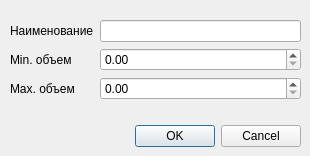
<?xml version="1.0" encoding="UTF-8"?>
<ui version="4.0">
 <class>AddGroupDialog</class>
 <widget class="QDialog" name="AddGroupDialog">
  <property name="geometry">
   <rect>
    <x>0</x>
    <y>0</y>
    <width>310</width>
    <height>156</height>
   </rect>
  </property>
  <property name="windowTitle">
   <string>Добавлние ассорт.группы</string>
  </property>
  <property name="modal">
   <bool>true</bool>
  </property>
  <widget class="QDialogButtonBox" name="addGroupOK">
   <property name="geometry">
    <rect>
     <x>40</x>
     <y>120</y>
     <width>261</width>
     <height>32</height>
    </rect>
   </property>
   <property name="orientation">
    <enum>Qt::Horizontal</enum>
   </property>
   <property name="standardButtons">
    <set>QDialogButtonBox::Cancel|QDialogButtonBox::Ok</set>
   </property>
  </widget>
  <widget class="QWidget" name="formLayoutWidget">
   <property name="geometry">
    <rect>
     <x>10</x>
     <y>20</y>
     <width>291</width>
     <height>91</height>
    </rect>
   </property>
   <layout class="QFormLayout" name="formLayout">
    <item row="0" column="0">
     <widget class="QLabel" name="label">
      <property name="text">
       <string>Наименование</string>
      </property>
     </widget>
    </item>
    <item row="0" column="1">
     <widget class="QLineEdit" name="groupNameEdit"/>
    </item>
    <item row="1" column="0">
     <widget class="QLabel" name="label_2">
      <property name="text">
       <string>Min. объем</string>
      </property>
     </widget>
    </item>
    <item row="1" column="1">
     <widget class="QDoubleSpinBox" name="groupVolume"/>
    </item>
    <item row="2" column="0">
     <widget class="QLabel" name="label_3">
      <property name="text">
       <string>Max. объем</string>
      </property>
     </widget>
    </item>
    <item row="2" column="1">
     <widget class="QDoubleSpinBox" name="doubleSpinBox"/>
    </item>
   </layout>
  </widget>
 </widget>
 <resources/>
 <connections>
  <connection>
   <sender>addGroupOK</sender>
   <signal>accepted()</signal>
   <receiver>AddGroupDialog</receiver>
   <slot>accept()</slot>
   <hints>
    <hint type="sourcelabel">
     <x>248</x>
     <y>254</y>
    </hint>
    <hint type="destinationlabel">
     <x>157</x>
     <y>274</y>
    </hint>
   </hints>
  </connection>
  <connection>
   <sender>addGroupOK</sender>
   <signal>rejected()</signal>
   <receiver>AddGroupDialog</receiver>
   <slot>reject()</slot>
   <hints>
    <hint type="sourcelabel">
     <x>316</x>
     <y>260</y>
    </hint>
    <hint type="destinationlabel">
     <x>286</x>
     <y>274</y>
    </hint>
   </hints>
  </connection>
 </connections>
</ui>
